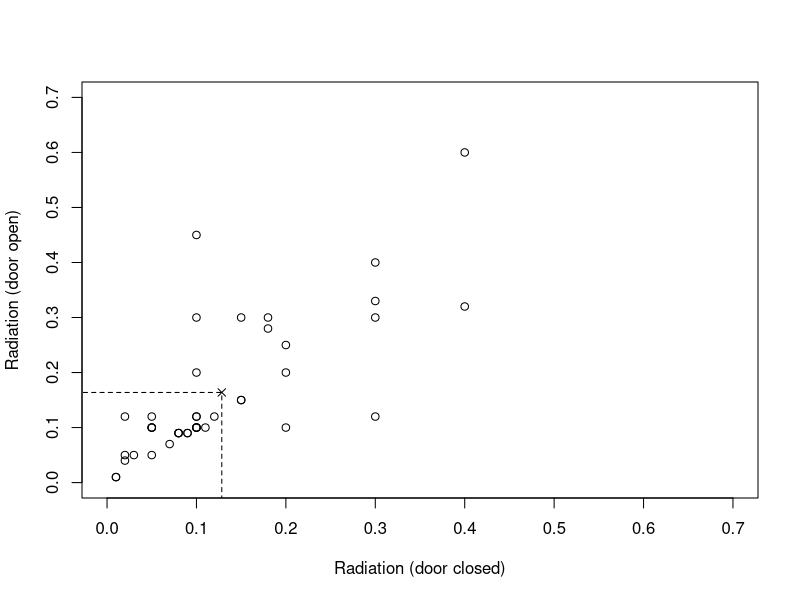
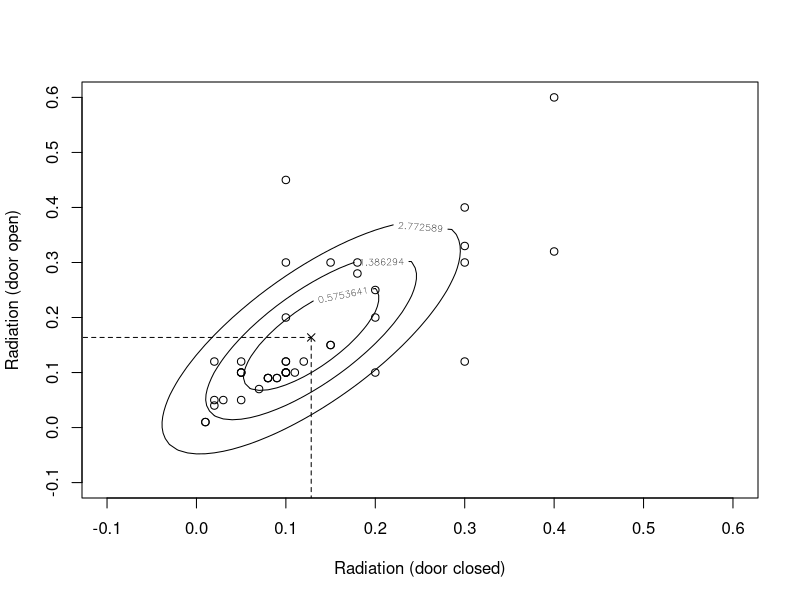
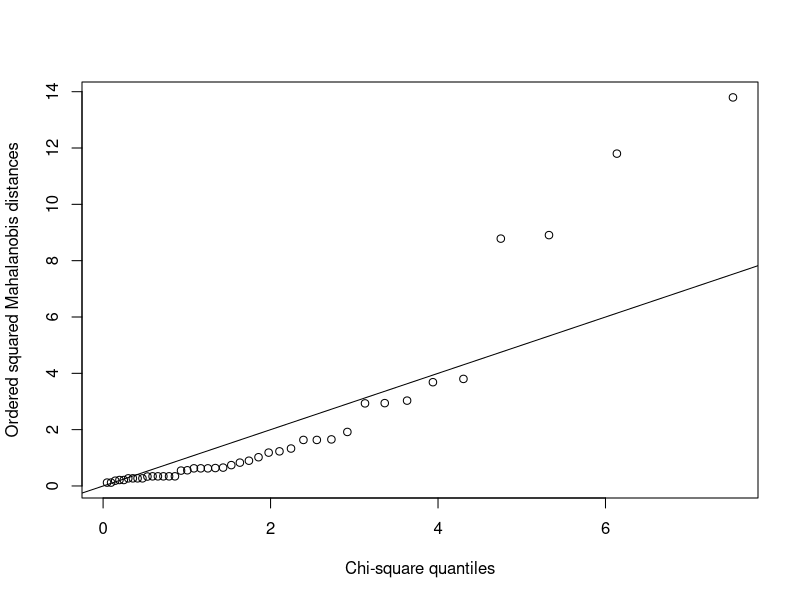
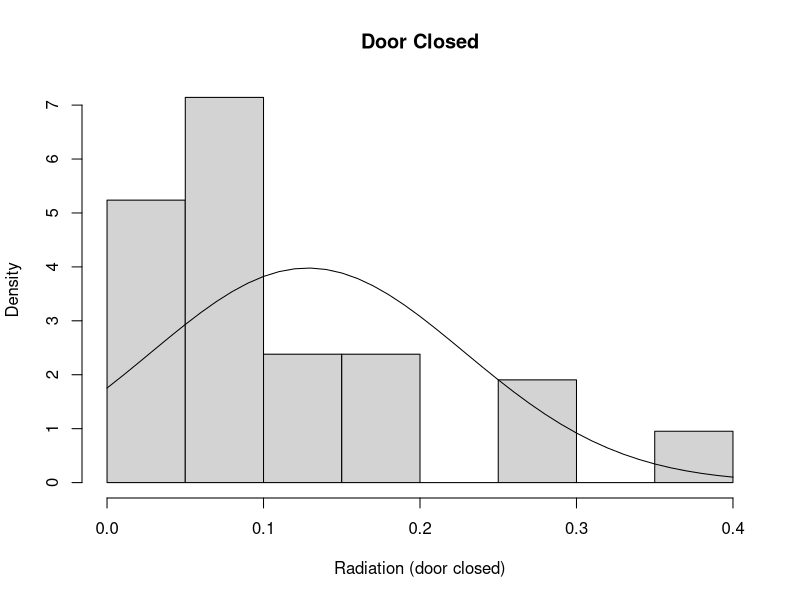
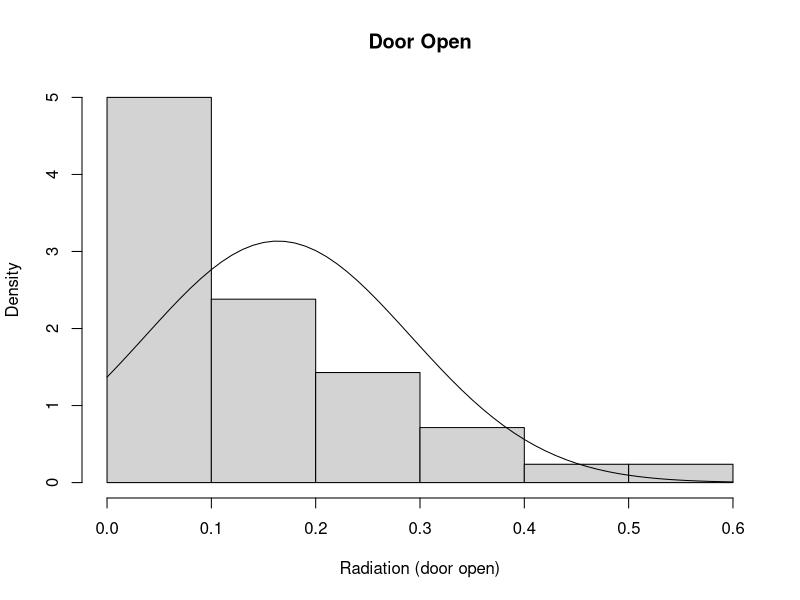
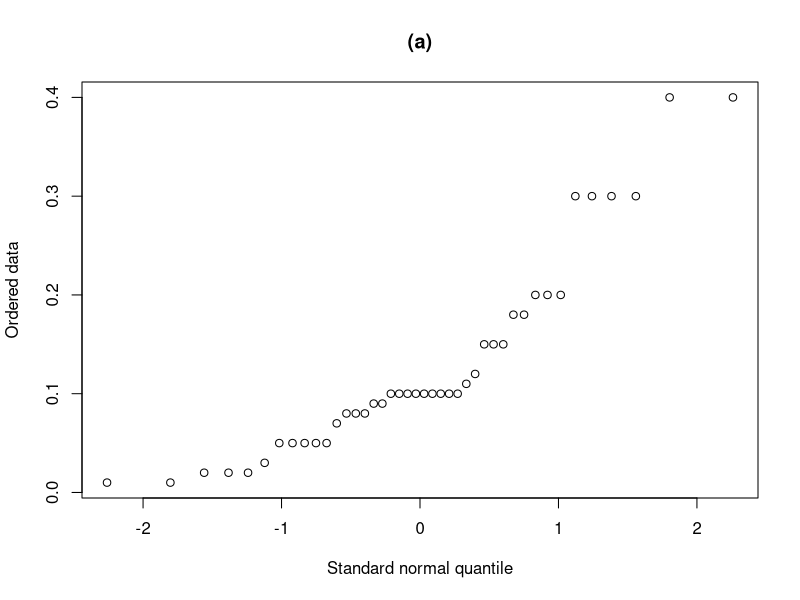
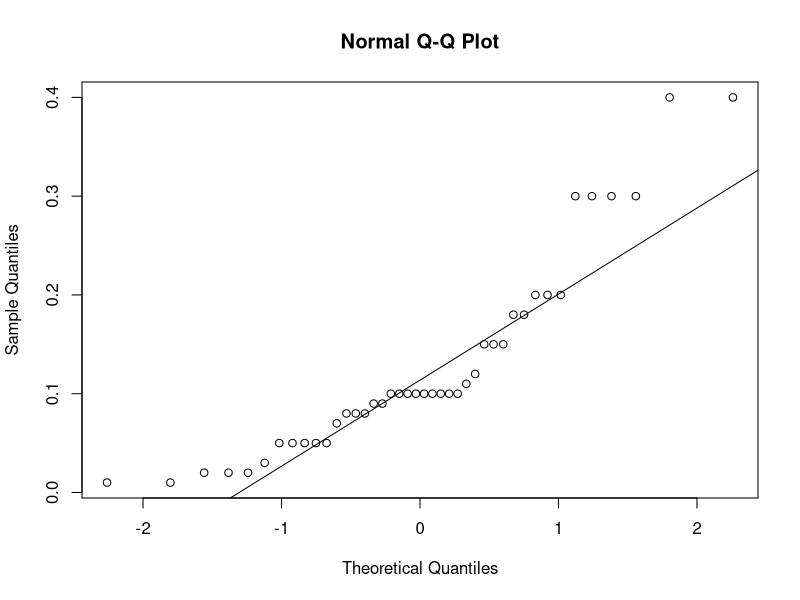
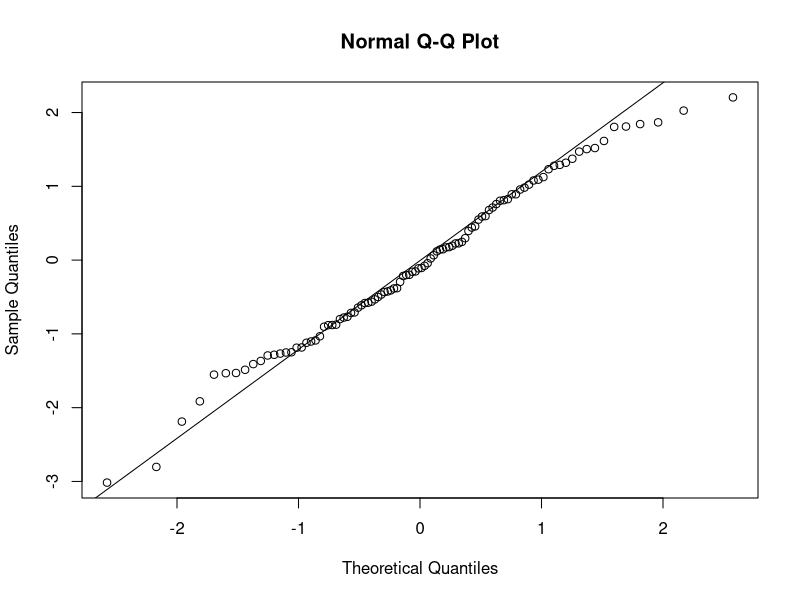

Write the R code that produced these figures, in order.
####Lecture Apr 22, some code copy-paste from other lecturers##
#a good guidence by https://www.r-bloggers.com/2021/06/qq-plots-in-r-quantile-quantile-plots-quick-start-guide/
#

#
# Microwave oven radiation data
#

#
# Assessing univariate normality: histogram + fitted normal density function
#

x <- read.table("t4-1.dat",header=FALSE)

y <- read.table("t4-5.dat",header=FALSE)

x <- x$V1

y <- y$V1

m <- mean(x)
s <- sd(x)
z <- seq(0,.4,.01)
f <- dnorm(z,m,s)
pdf("./histclosedoor.pdf")   #histogram vs density function#
	hist(x,breaks=seq(0,.4,.05),probability=TRUE,main="",xlab="Radiation (door closed)")
	lines(z,f,type="l")  #the density function of normal distribution with sample mean and sample sd #
	title("Door Closed")
dev.off()


##### open-door's turn ###### 


m <- mean(y)
s <- sd(y)
z <- seq(0,.6,.01)
f <- dnorm(z,m,s)
pdf("./histopendoor.pdf")
	hist(y,probability=TRUE,main="",xlab="Radiation (door open)")
	lines(z,f,type="l")
	title("Door Open")
dev.off()


# Assessing univariate normality: normal quantile plots as textbook, DIY  #
#

x <- sort(x)	# empirical quantiles for (1-0.5)/n, (2-0.5)/n, ..., (n-0.5)/n #
q <- qnorm((1:42-0.5)/42)  # (0.9279049) theoretical quantiles for (1-0.5)/n, (2-0.5)/n, ..., (n-0.5)/n #

pdf('qqplotclosed1.pdf')
plot(q,x,xlab="Standard normal quantile",ylab="Ordered data")   
title("(a)")
dev.off()

cororigin <- cor(q,x)

# #
# # alternatively using existing package, my code
# #

dfc <- read.table("t4-1.dat",header=FALSE)  #dfc for closed door#
pdf("qqplotclosed2.pdf")
	qqc <- qqnorm(dfc$V1)
	qqline(dfc$V1)
dev.off()
corqq <- cor(qqc$x, qqc$y)   #corc (0.9279049) is almost the same as cororigin (0.9276303) until third decimal, so difference is rather neglectable#

pdf("qqplotsimu.pdf")   ##a good one with normal simulated data#
	simu <- rnorm(100)
	qqs <- qqnorm(simu)
	qqline(simu)
dev.off()
cors <- cor(qqs$x, qqs$y)  ##0.9926489  which is far better than the t4-1 data##



### NOW EXERCISE: could you do the above for the open-door data 't4-5.dat'?  #####

### Box-Cox Transformation part ###
##read R-doc https://www.rdocumentation.org/packages/MASS/versions/7.3-56/topics/boxcox
library(MASS)

pdf("reproduceF412.pdf")
boxcoxTransc <- boxcox(dfc$V1~1,lambda=seq(-.5,1.5,.01))
title("(Fig 4.12)")
dev.off()

#find the maximum#
flagidx <- which(boxcoxTransc$y==max(boxcoxTransc$y))

optlam <- boxcoxTransc$x[flagidx]  #0.28#

vec1 <- dfc$V1

transvec <- (vec1^.28-1)/.28  #according to (4-34)#

pdf("qqplottransclosed.pdf")   ##a good one with normal simulated data#
	qqts <- qqnorm(transvec)
	qqline(transvec)
dev.off()
cortrans <- cor(qqts$x, qqts$y) 




########################April 22 stop here  ###########################################


# #
# # Evaluate bivariate normality: scatterplot with 0.25, 0.50 and 0.75 probability ellipse
# #

x <- read.table("t4-1.dat",header=FALSE)
x <- x$V1

y <- read.table("t4-5.dat",header=FALSE)
y <- y$V1

radiation <- data.frame(x,y)

m <- colMeans(radiation)
print(m)
plot(radiation$x,radiation$y,xlab="Radiation (door closed)",ylab="Radiation (door open)",xlim=c(0,0.7),ylim=c(0,.7))
lines(c(m[1],m[1]),c(-10,m[2]),lty=2)
lines(c(-10,m[1]),c(m[2],m[2]),lty=2)
points(m[1],m[2],pch=4)


c <- cov(radiation)
cinv <- solve(c) 

x1 <- seq(-.1,.6,.01)
x2 <- seq(-.1,.6,.01)

n <- length(x1)

f <- matrix(0,n,n)

for (i in 1:n){
  for (j in 1:n){
    
    xv <- c(x1[i],x2[j])
    f[i,j] <- t(xv-m)%*%cinv%*%(xv-m)
  }
}

chiq <- qchisq(seq(.25,.75,.25),2)
contour(x1,x2,f,levels=chiq,xlab="Radiation (door closed)",ylab="Radiation (door open)")
points(radiation$x,radiation$y)
lines(c(m[1],m[1]),c(-10,m[2]),lty=2)
lines(c(-10,m[1]),c(m[2],m[2]),lty=2)
points(m[1],m[2],pch=4)

# #
# # Evaluate bivariate normality: count the number of points
# # in the 0.25, 0.50 and 0.75 probability ellipse
# #

d <- rep(0,42)

for (i in 1:42){
  xv <- t(radiation[i,])
  d[i] <- t(xv-m) %*% cinv %*% (xv-m)

  }
sum(d < qchisq(.25,2))
sum(d < qchisq(.5,2))
sum(d < qchisq(.75,2))


# #
# # Evaluate bivariate normality: chi-square quantile plot of squared Mahalanobis distances
# #


d <- sort(d)
q <- qchisq(1:42/43, 2)
plot(q,d,xlab="Chi-square quantiles",ylab="Ordered squared Mahalanobis distances")
abline(0,1)